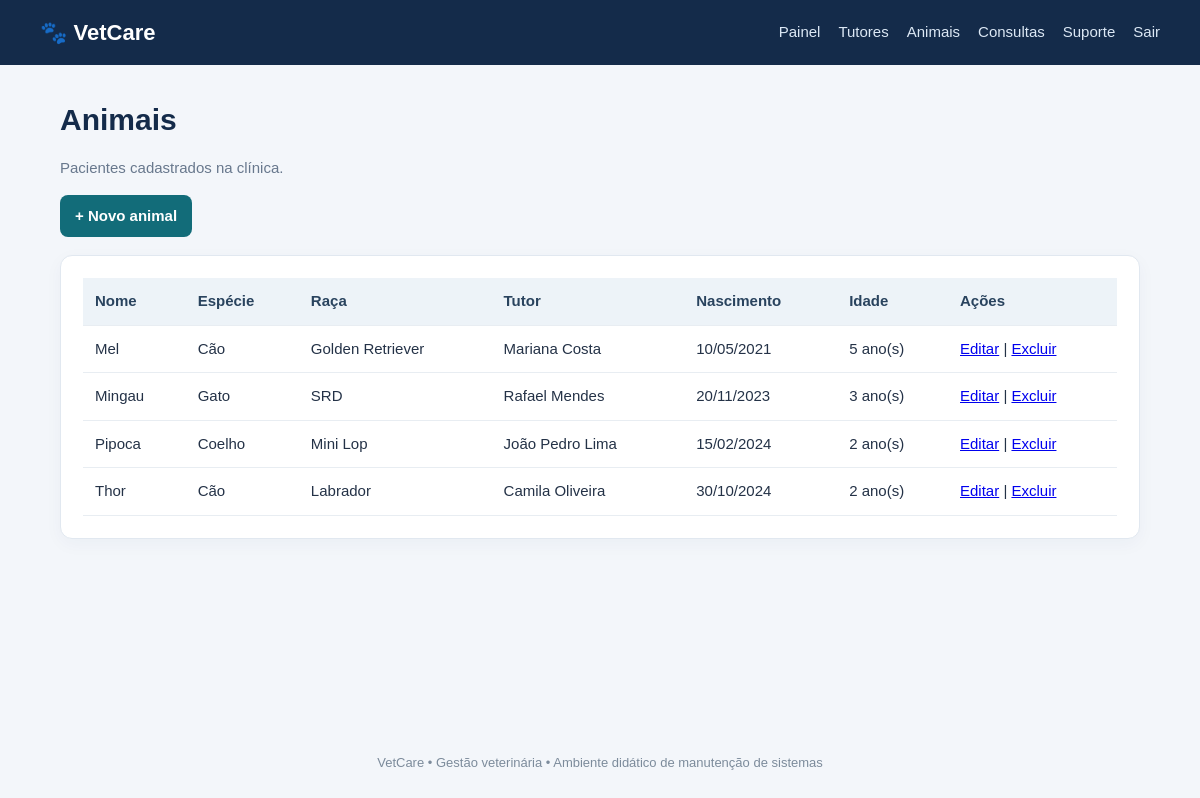
/animais/index.php (signed in), run on the app's committed database.
### tables this page shows
CREATE TABLE animais (
  id INT AUTO_INCREMENT PRIMARY KEY,
  tutor_id INT NOT NULL,
  nome VARCHAR(100) NOT NULL,
  especie VARCHAR(60),
  raca VARCHAR(80),
  nascimento DATE,
  sexo VARCHAR(20),
  observacoes TEXT,
  ativo TINYINT(1) DEFAULT 1,
  CONSTRAINT fk_animal_tutor FOREIGN KEY (tutor_id) REFERENCES tutores(id) ON DELETE CASCADE
);

CREATE TABLE tutores (
  id INT AUTO_INCREMENT PRIMARY KEY,
  nome VARCHAR(120) NOT NULL,
  telefone VARCHAR(30),
  email VARCHAR(120),
  endereco VARCHAR(180),
  ativo TINYINT(1) DEFAULT 1,
  criado_em TIMESTAMP DEFAULT CURRENT_TIMESTAMP
);

### animais/index.php (the view, shortened to what this page needs)
<?php
require_once __DIR__.'/../config/database.php';require_once __DIR__.'/../config/auth.php';exigirLogin();
$rows=$pdo->query("SELECT a.*,t.nome AS tutor FROM animais a JOIN tutores t ON t.id=a.tutor_id ORDER BY a.nome")->fetchAll();
include __DIR__.'/../includes/header.php';?>
<h1>Animais</h1><p class="muted">Pacientes cadastrados na clínica.</p><div class="actions"><a class="btn" href="form.php">+ Novo animal</a></div>
<div class="panel table-wrap"><table><tr><th>Nome</th><th>Espécie</th><th>Raça</th><th>Tutor</th><th>Nascimento</th><th>Idade</th><th>Ações</th></tr>
<?php foreach($rows as $r): $idade=$r['nascimento']?date('Y')-(int)date('Y',strtotime($r['nascimento'])):0;  ?>
<tr><td><?=htmlspecialchars($r['nome'])?></td><td><?=htmlspecialchars($r['especie'])?></td><td><?=htmlspecialchars($r['raca'])?></td><td><?=htmlspecialchars($r['tutor'])?></td><td><?=$r['nascimento']?date('d/m/Y',strtotime($r['nascimento'])):'-'?></td><td><?=$idade?> ano(s)</td><td><a href="form.php?id=<?=$r['id']?>">Editar</a> | <a href="excluir.php?id=<?=$r['id']?>">Excluir</a></td></tr><?php endforeach;?>
</table></div><?php include __DIR__.'/../includes/footer.php';?>

### assets/style.css (style rules this page uses)
* { box-sizing:border-box }
body { margin:0;background:#f3f6fa;color:#243247;font:15px/1.5 Arial,sans-serif }
h1 { margin:0 0 8px;color:#142b4a }
.muted { color:#68788d }
.panel,.stat,.login-box { background:white;border:1px solid #e1e8f0;border-radius:14px;padding:22px;box-shadow:0 5px 18px #203c5b0a;margin:18px 0 }
.actions { display:flex;gap:8px;flex-wrap:wrap;margin:14px 0 }
.btn,button { display:inline-block;border:0;border-radius:8px;padding:10px 15px;background:#126c79;color:white;text-decoration:none;cursor:pointer;font-weight:700 }
table { width:100%;border-collapse:collapse;background:white }
th,td { text-align:left;padding:12px;border-bottom:1px solid #e8edf2 }
th { background:#edf3f8;color:#29435e }
.table-wrap { overflow-x:auto;border-radius:12px }

### data on the page
animais: nome "Mel", especie "Cão", raca "Golden Retriever", tutor.nome "Mariana Costa", nascimento "10/05/2021"
animais: nome "Mingau", especie "Gato", raca "SRD", tutor.nome "Rafael Mendes", nascimento "20/11/2023"
animais: nome "Pipoca", especie "Coelho", raca "Mini Lop", tutor.nome "João Pedro Lima", nascimento "15/02/2024"
animais: nome "Thor", especie "Cão", raca "Labrador", tutor.nome "Camila Oliveira", nascimento "30/10/2024"
